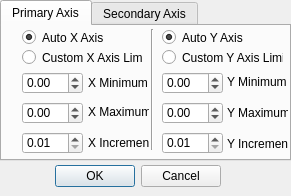
<?xml version="1.0" encoding="UTF-8"?>
<ui version="4.0">
 <class>tuplotAxisEditor</class>
 <widget class="QDialog" name="tuplotAxisEditor">
  <property name="geometry">
   <rect>
    <x>0</x>
    <y>0</y>
    <width>291</width>
    <height>196</height>
   </rect>
  </property>
  <property name="windowTitle">
   <string>Tuplot</string>
  </property>
  <widget class="QDialogButtonBox" name="buttonBox">
   <property name="geometry">
    <rect>
     <x>50</x>
     <y>160</y>
     <width>171</width>
     <height>32</height>
    </rect>
   </property>
   <property name="orientation">
    <enum>Qt::Horizontal</enum>
   </property>
   <property name="standardButtons">
    <set>QDialogButtonBox::Cancel|QDialogButtonBox::Ok</set>
   </property>
  </widget>
  <widget class="QTabWidget" name="tabWidget">
   <property name="geometry">
    <rect>
     <x>0</x>
     <y>0</y>
     <width>291</width>
     <height>161</height>
    </rect>
   </property>
   <property name="currentIndex">
    <number>0</number>
   </property>
   <widget class="QWidget" name="tab">
    <attribute name="title">
     <string>Primary Axis</string>
    </attribute>
    <widget class="Line" name="line">
     <property name="geometry">
      <rect>
       <x>140</x>
       <y>3</y>
       <width>20</width>
       <height>121</height>
      </rect>
     </property>
     <property name="orientation">
      <enum>Qt::Vertical</enum>
     </property>
    </widget>
    <widget class="QRadioButton" name="xAxisCustom_rb">
     <property name="geometry">
      <rect>
       <x>20</x>
       <y>23</y>
       <width>121</width>
       <height>17</height>
      </rect>
     </property>
     <property name="text">
      <string>Custom X Axis Limits</string>
     </property>
     <attribute name="buttonGroup">
      <string notr="true">buttonGroup</string>
     </attribute>
    </widget>
    <widget class="QLabel" name="label_2">
     <property name="geometry">
      <rect>
       <x>86</x>
       <y>78</y>
       <width>61</width>
       <height>16</height>
      </rect>
     </property>
     <property name="text">
      <string>X Maximum</string>
     </property>
    </widget>
    <widget class="QDoubleSpinBox" name="xMin_sb">
     <property name="geometry">
      <rect>
       <x>20</x>
       <y>46</y>
       <width>61</width>
       <height>22</height>
      </rect>
     </property>
     <property name="minimum">
      <double>-99999.000000000000000</double>
     </property>
     <property name="maximum">
      <double>99999.000000000000000</double>
     </property>
    </widget>
    <widget class="QRadioButton" name="yAxisAuto_rb">
     <property name="geometry">
      <rect>
       <x>160</x>
       <y>3</y>
       <width>82</width>
       <height>17</height>
      </rect>
     </property>
     <property name="text">
      <string>Auto Y Axis</string>
     </property>
     <property name="checked">
      <bool>true</bool>
     </property>
     <attribute name="buttonGroup">
      <string notr="true">buttonGroup_2</string>
     </attribute>
    </widget>
    <widget class="QLabel" name="label_3">
     <property name="geometry">
      <rect>
       <x>225</x>
       <y>79</y>
       <width>61</width>
       <height>16</height>
      </rect>
     </property>
     <property name="text">
      <string>Y Maximum</string>
     </property>
    </widget>
    <widget class="QDoubleSpinBox" name="xInc_sb">
     <property name="geometry">
      <rect>
       <x>20</x>
       <y>106</y>
       <width>61</width>
       <height>22</height>
      </rect>
     </property>
     <property name="minimum">
      <double>0.010000000000000</double>
     </property>
     <property name="maximum">
      <double>99999.000000000000000</double>
     </property>
    </widget>
    <widget class="QDoubleSpinBox" name="xMax_sb">
     <property name="geometry">
      <rect>
       <x>20</x>
       <y>76</y>
       <width>61</width>
       <height>22</height>
      </rect>
     </property>
     <property name="minimum">
      <double>-99999.000000000000000</double>
     </property>
     <property name="maximum">
      <double>99999.000000000000000</double>
     </property>
    </widget>
    <widget class="QLabel" name="label_5">
     <property name="geometry">
      <rect>
       <x>86</x>
       <y>109</y>
       <width>61</width>
       <height>16</height>
      </rect>
     </property>
     <property name="text">
      <string>X Increment</string>
     </property>
    </widget>
    <widget class="QDoubleSpinBox" name="yInc_sb">
     <property name="geometry">
      <rect>
       <x>160</x>
       <y>106</y>
       <width>61</width>
       <height>22</height>
      </rect>
     </property>
     <property name="minimum">
      <double>0.010000000000000</double>
     </property>
     <property name="maximum">
      <double>99999.000000000000000</double>
     </property>
    </widget>
    <widget class="QLabel" name="label_4">
     <property name="geometry">
      <rect>
       <x>225</x>
       <y>48</y>
       <width>61</width>
       <height>16</height>
      </rect>
     </property>
     <property name="text">
      <string>Y Minimum</string>
     </property>
    </widget>
    <widget class="QRadioButton" name="xAxisAuto_rb">
     <property name="geometry">
      <rect>
       <x>20</x>
       <y>3</y>
       <width>82</width>
       <height>17</height>
      </rect>
     </property>
     <property name="text">
      <string>Auto X Axis</string>
     </property>
     <property name="checked">
      <bool>true</bool>
     </property>
     <attribute name="buttonGroup">
      <string notr="true">buttonGroup</string>
     </attribute>
    </widget>
    <widget class="QDoubleSpinBox" name="yMin_sb">
     <property name="geometry">
      <rect>
       <x>160</x>
       <y>46</y>
       <width>61</width>
       <height>22</height>
      </rect>
     </property>
     <property name="minimum">
      <double>-99999.000000000000000</double>
     </property>
     <property name="maximum">
      <double>99999.000000000000000</double>
     </property>
    </widget>
    <widget class="QDoubleSpinBox" name="yMax_sb">
     <property name="geometry">
      <rect>
       <x>160</x>
       <y>76</y>
       <width>61</width>
       <height>22</height>
      </rect>
     </property>
     <property name="minimum">
      <double>-99999.000000000000000</double>
     </property>
     <property name="maximum">
      <double>99999.000000000000000</double>
     </property>
    </widget>
    <widget class="QLabel" name="label">
     <property name="geometry">
      <rect>
       <x>86</x>
       <y>49</y>
       <width>61</width>
       <height>16</height>
      </rect>
     </property>
     <property name="text">
      <string>X Minimum</string>
     </property>
    </widget>
    <widget class="QLabel" name="label_6">
     <property name="geometry">
      <rect>
       <x>225</x>
       <y>110</y>
       <width>61</width>
       <height>16</height>
      </rect>
     </property>
     <property name="text">
      <string>Y Increment</string>
     </property>
    </widget>
    <widget class="QRadioButton" name="yAxisCustom_rb">
     <property name="geometry">
      <rect>
       <x>160</x>
       <y>23</y>
       <width>121</width>
       <height>17</height>
      </rect>
     </property>
     <property name="text">
      <string>Custom Y Axis Limits</string>
     </property>
     <attribute name="buttonGroup">
      <string notr="true">buttonGroup_2</string>
     </attribute>
    </widget>
   </widget>
   <widget class="QWidget" name="tab_2">
    <attribute name="title">
     <string>Secondary Axis</string>
    </attribute>
    <widget class="Line" name="line_2">
     <property name="geometry">
      <rect>
       <x>140</x>
       <y>3</y>
       <width>20</width>
       <height>121</height>
      </rect>
     </property>
     <property name="orientation">
      <enum>Qt::Vertical</enum>
     </property>
    </widget>
    <widget class="QGroupBox" name="groupBox">
     <property name="geometry">
      <rect>
       <x>150</x>
       <y>0</y>
       <width>141</width>
       <height>141</height>
      </rect>
     </property>
     <property name="title">
      <string/>
     </property>
     <widget class="QLabel" name="label_12">
      <property name="geometry">
       <rect>
        <x>75</x>
        <y>110</y>
        <width>61</width>
        <height>16</height>
       </rect>
      </property>
      <property name="text">
       <string>Y Increment</string>
      </property>
     </widget>
     <widget class="QDoubleSpinBox" name="yInc_sb_2">
      <property name="geometry">
       <rect>
        <x>10</x>
        <y>106</y>
        <width>61</width>
        <height>22</height>
       </rect>
      </property>
      <property name="minimum">
       <double>0.010000000000000</double>
      </property>
      <property name="maximum">
       <double>99999.000000000000000</double>
      </property>
     </widget>
     <widget class="QLabel" name="label_10">
      <property name="geometry">
       <rect>
        <x>75</x>
        <y>48</y>
        <width>61</width>
        <height>16</height>
       </rect>
      </property>
      <property name="text">
       <string>Y Minimum</string>
      </property>
     </widget>
     <widget class="QDoubleSpinBox" name="yMin_sb_2">
      <property name="geometry">
       <rect>
        <x>10</x>
        <y>46</y>
        <width>61</width>
        <height>22</height>
       </rect>
      </property>
      <property name="minimum">
       <double>-99999.000000000000000</double>
      </property>
      <property name="maximum">
       <double>99999.000000000000000</double>
      </property>
     </widget>
     <widget class="QLabel" name="label_8">
      <property name="geometry">
       <rect>
        <x>75</x>
        <y>79</y>
        <width>61</width>
        <height>16</height>
       </rect>
      </property>
      <property name="text">
       <string>Y Maximum</string>
      </property>
     </widget>
     <widget class="QRadioButton" name="yAxisAuto_rb_2">
      <property name="geometry">
       <rect>
        <x>10</x>
        <y>3</y>
        <width>82</width>
        <height>17</height>
       </rect>
      </property>
      <property name="text">
       <string>Auto Y Axis</string>
      </property>
      <property name="checked">
       <bool>true</bool>
      </property>
      <attribute name="buttonGroup">
       <string notr="true">buttonGroup_4</string>
      </attribute>
     </widget>
     <widget class="QDoubleSpinBox" name="yMax_sb_2">
      <property name="geometry">
       <rect>
        <x>10</x>
        <y>76</y>
        <width>61</width>
        <height>22</height>
       </rect>
      </property>
      <property name="minimum">
       <double>-99999.000000000000000</double>
      </property>
      <property name="maximum">
       <double>99999.000000000000000</double>
      </property>
     </widget>
     <widget class="QRadioButton" name="yAxisCustom_rb_2">
      <property name="geometry">
       <rect>
        <x>10</x>
        <y>23</y>
        <width>121</width>
        <height>17</height>
       </rect>
      </property>
      <property name="text">
       <string>Custom Y Axis Limits</string>
      </property>
      <attribute name="buttonGroup">
       <string notr="true">buttonGroup_4</string>
      </attribute>
     </widget>
    </widget>
    <widget class="QGroupBox" name="groupBox_2">
     <property name="geometry">
      <rect>
       <x>0</x>
       <y>0</y>
       <width>151</width>
       <height>131</height>
      </rect>
     </property>
     <property name="title">
      <string/>
     </property>
     <widget class="QDoubleSpinBox" name="xMin_sb_2">
      <property name="geometry">
       <rect>
        <x>20</x>
        <y>46</y>
        <width>61</width>
        <height>22</height>
       </rect>
      </property>
      <property name="minimum">
       <double>-99999.000000000000000</double>
      </property>
      <property name="maximum">
       <double>99999.000000000000000</double>
      </property>
     </widget>
     <widget class="QDoubleSpinBox" name="xMax_sb_2">
      <property name="geometry">
       <rect>
        <x>20</x>
        <y>76</y>
        <width>61</width>
        <height>22</height>
       </rect>
      </property>
      <property name="minimum">
       <double>-99999.000000000000000</double>
      </property>
      <property name="maximum">
       <double>99999.000000000000000</double>
      </property>
     </widget>
     <widget class="QRadioButton" name="xAxisAuto_rb_2">
      <property name="geometry">
       <rect>
        <x>20</x>
        <y>3</y>
        <width>82</width>
        <height>17</height>
       </rect>
      </property>
      <property name="text">
       <string>Auto X Axis</string>
      </property>
      <property name="checked">
       <bool>true</bool>
      </property>
      <attribute name="buttonGroup">
       <string notr="true">buttonGroup_3</string>
      </attribute>
     </widget>
     <widget class="QLabel" name="label_11">
      <property name="geometry">
       <rect>
        <x>86</x>
        <y>49</y>
        <width>61</width>
        <height>16</height>
       </rect>
      </property>
      <property name="text">
       <string>X Minimum</string>
      </property>
     </widget>
     <widget class="QLabel" name="label_7">
      <property name="geometry">
       <rect>
        <x>86</x>
        <y>78</y>
        <width>61</width>
        <height>16</height>
       </rect>
      </property>
      <property name="text">
       <string>X Maximum</string>
      </property>
     </widget>
     <widget class="QDoubleSpinBox" name="xInc_sb_2">
      <property name="geometry">
       <rect>
        <x>20</x>
        <y>106</y>
        <width>61</width>
        <height>22</height>
       </rect>
      </property>
      <property name="minimum">
       <double>0.010000000000000</double>
      </property>
      <property name="maximum">
       <double>99999.000000000000000</double>
      </property>
     </widget>
     <widget class="QLabel" name="label_9">
      <property name="geometry">
       <rect>
        <x>86</x>
        <y>109</y>
        <width>61</width>
        <height>16</height>
       </rect>
      </property>
      <property name="text">
       <string>X Increment</string>
      </property>
     </widget>
     <widget class="QRadioButton" name="xAxisCustom_rb_2">
      <property name="geometry">
       <rect>
        <x>20</x>
        <y>23</y>
        <width>121</width>
        <height>17</height>
       </rect>
      </property>
      <property name="text">
       <string>Custom X Axis Limits</string>
      </property>
      <attribute name="buttonGroup">
       <string notr="true">buttonGroup_3</string>
      </attribute>
     </widget>
    </widget>
    <zorder>groupBox</zorder>
    <zorder>groupBox_2</zorder>
    <zorder>line_2</zorder>
   </widget>
  </widget>
 </widget>
 <resources/>
 <connections>
  <connection>
   <sender>buttonBox</sender>
   <signal>accepted()</signal>
   <receiver>tuplotAxisEditor</receiver>
   <slot>accept()</slot>
   <hints>
    <hint type="sourcelabel">
     <x>220</x>
     <y>154</y>
    </hint>
    <hint type="destinationlabel">
     <x>157</x>
     <y>174</y>
    </hint>
   </hints>
  </connection>
  <connection>
   <sender>buttonBox</sender>
   <signal>rejected()</signal>
   <receiver>tuplotAxisEditor</receiver>
   <slot>reject()</slot>
   <hints>
    <hint type="sourcelabel">
     <x>220</x>
     <y>160</y>
    </hint>
    <hint type="destinationlabel">
     <x>286</x>
     <y>174</y>
    </hint>
   </hints>
  </connection>
 </connections>
 <buttongroups>
  <buttongroup name="buttonGroup"/>
  <buttongroup name="buttonGroup_2"/>
  <buttongroup name="buttonGroup_3"/>
  <buttongroup name="buttonGroup_4"/>
 </buttongroups>
</ui>
